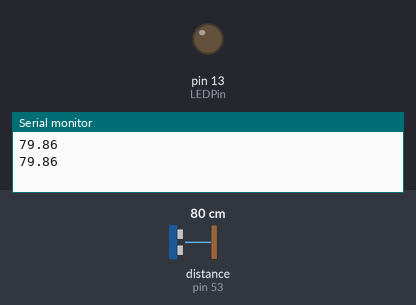
The sketch below on a simulated Arduino Mega 2560, built with avr-gcc and run on an emulated ATmega2560. On the bench: output pins drawn as LEDs (lit = HIGH), the last lines printed to the serial monitor. Wiring (inferred from the names in the program): ultrasonic range finder: trigger pin 52; echo pin 53. The inputs (shaded band) are chosen by the test bench; at power-on: distance to the obstacle (sensor on pin 53) 80 cm. The echo pulse lasts 58.3 µs per cm; pins used as bus, display or sensor lines are not drawn.

Above: at 1.8 s.
1.9 s: distance to the obstacle (sensor on pin 53) set to 196 cm
3.4 s: distance to the obstacle (sensor on pin 53) set to 203 cm
At 4.8 s:
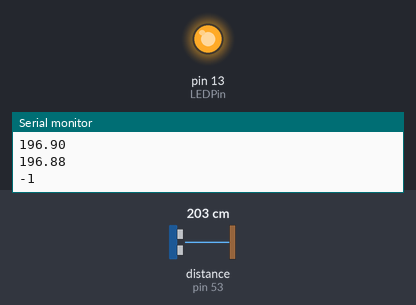
5.5 s: distance to the obstacle (sensor on pin 53) set to 2 cm
At 6.8 s:
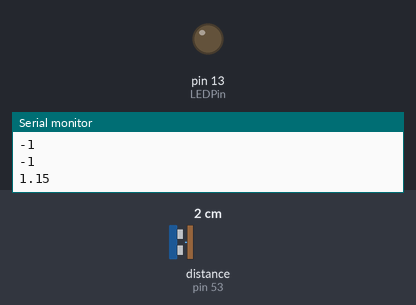
7.5 s: distance to the obstacle (sensor on pin 53) set to 250 cm
At 8.9 s:
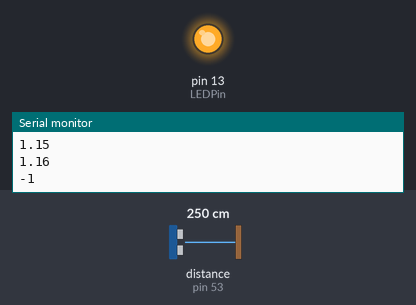
Timing chart, 0 to 10.5 s (numbered marks = the images above; inputs shaded):
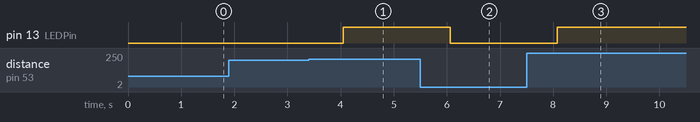

Measured:
- the behaviour switches between 199 and 200 cm on distance to the obstacle (sensor on pin 53) (found by bisection; images 0 and 1)
- after the input at 3.4 s, pin 13 (LEDPin): LOW → HIGH after 0.65 s
- after the input at 5.5 s, pin 13 (LEDPin): HIGH → LOW after 0.56 s
- after the input at 7.5 s, pin 13 (LEDPin): LOW → HIGH after 0.58 s

The sketch:

HC_SR04_Distance.ino
```cpp
/*
HC-SR04 Ping distance sensor:
VCC to arduino 5v
GND to arduino GND
Echo to Arduino pin 7
Trig to Arduino pin 8

This sketch originates from Virtualmix: http://goo.gl/kJ8Gl
Has been modified by Winkle ink here: http://winkleink.blogspot.com.au/2012/05/arduino-hc-sr04-ultrasonic-distance.html
And modified further by ScottC here: http://arduinobasics.blogspot.com.au/2012/11/arduinobasics-hc-sr04-ultrasonic-sensor.html
on 10 Nov 2012.
*/


#define echoPin 53 // Echo Pin
#define trigPin 52 // Trigger Pin
#define LEDPin 13 // Onboard LED

int maximumRange = 200; // Maximum range needed
int minimumRange = 0; // Minimum range needed
float duration, distance; // Duration used to calculate distance

void setup() {
	Serial.begin(9600);
	pinMode(trigPin, OUTPUT);
	pinMode(echoPin, INPUT);
	pinMode(LEDPin, OUTPUT); // Use LED indicator (if required)
}

void loop() {
	/* The following trigPin/echoPin cycle is used to determine the
	distance of the nearest object by bouncing soundwaves off of it. */
	digitalWrite(trigPin, LOW);
	delayMicroseconds(2);

	digitalWrite(trigPin, HIGH);
	delayMicroseconds(10);

	digitalWrite(trigPin, LOW);
	duration = pulseIn(echoPin, HIGH);

	/*Calculate the distance (in cm) based on the speed of sound.
	Ljudets hastighet:
	m/s			graderC
	340.276		15
	343.216		20
	346.13		25
		*/
	/*For example, if the object is 10 cm away from the sensor,
	and the speed of the sound is 340 m/s or 0.034 cm / µs the sound wave will need to travel about 294 u seconds.
	But what you will get from the Echo pin will be double that number because the sound wave needs to travel forward and bounce backward.
	So in order to get the distance in cm we need to multiply the received travel time value from the echo pin by 0.034 and divide it by 2.*/

	// ljudets hastighet för 25 graderC, -0,55 är kompensationen, för jag anser att den mäter från högtalarens yttersta kant
	distance = duration*0.034613 / 2 - 0.55;

	if (distance >= maximumRange || distance <= minimumRange) {
		/* Send a negative number to computer and Turn LED ON
		to indicate "out of range" */
		Serial.println("-1");
		digitalWrite(LEDPin, HIGH);
	}
	else {
		/* Send the distance to the computer using Serial protocol, and
		turn LED OFF to indicate successful reading. */
		Serial.println(distance);
		digitalWrite(LEDPin, LOW);
	}

	//Delay 50ms before next reading.
	delay(1000);
}
```
